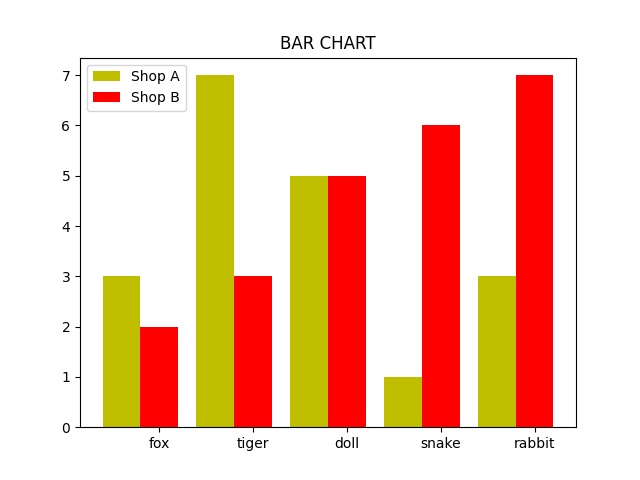
#> input picture python/i542/out_img.jpg, 640 x 480 px
$ python water_effect.py -i ../i542/out_img.jpg
#> lines starting #> are read from the running program, lines starting #| are printed output that depends on the picture
#coding:utf-8
# 为图片添加水波纹效果，通过A，B来微调水波纹的效果，目前发现算法会改变原图的尺寸，但尚不知原因
# e.g, python water_effect.py -i f1.jpg -o f2.jpg -c 3 -w 4

import numpy as np
from skimage import img_as_float  # need to install first by 'pip install scikit-image'
import matplotlib.pyplot as plt
from PIL import Image
from skimage import io
import numpy.matlib
import argparse
import random

parser = argparse.ArgumentParser(description='image for argparse')
parser.add_argument('--input', '-i', help='file_input 输入文件属性，必要参数', required=True)
parser.add_argument('--out', '-o',  help='file_out 输出文件属性，非必要参数', default='out_img.jpg')
parser.add_argument('--clear', '-c', help='img_clear 属性，非必要参数，但是有默认值', default=2.0)
parser.add_argument('--width', '-w', help='mark_width 属性，非必要参数，但是有默认值', default=3.0)
args = parser.parse_args()

in_file_name = args.input
out_file_name = args.out

img=io.imread(in_file_name)
#> img is the input picture: shape (480, 640, 3); mean R, G, B 244, 208.1, 185.6
img = img_as_float(img)

row, col, channel = img.shape
#> row = 480; col = 640; channel = 3
img_out = img * 1.0
A = float(args.clear)  #值越小 越接近原图
B = float(args.width)  #值越小 水波纹越宽

center_x = (col-1)/2.0
#> center_x = 319.5
center_y = (row-1)/2.0
#> center_y = 239.5

xx = np.arange (col)
#> xx = 640 values from 0 to 639
yy = np.arange (row)
#> yy = 480 values from 0 to 479

x_mask = numpy.matlib.repmat (xx, row, 1)
y_mask = numpy.matlib.repmat (yy, col, 1)
y_mask = np.transpose(y_mask)

xx_dif = x_mask - center_x
yy_dif = center_y - y_mask

theta = np.arctan2(yy_dif,  xx_dif)
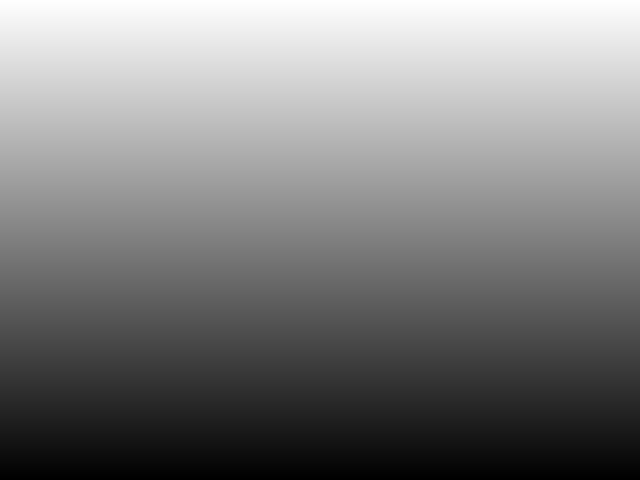
#> yy_dif: shape (480, 640) float64; min -239.5, max 239.5, mean 0; drawn with min black and max white
r = np.sqrt(xx_dif * xx_dif + yy_dif * yy_dif)
r1 = r + A*col*0.01*np.sin(B*0.1*r)

x_new = r1 * np.cos(theta) + center_x
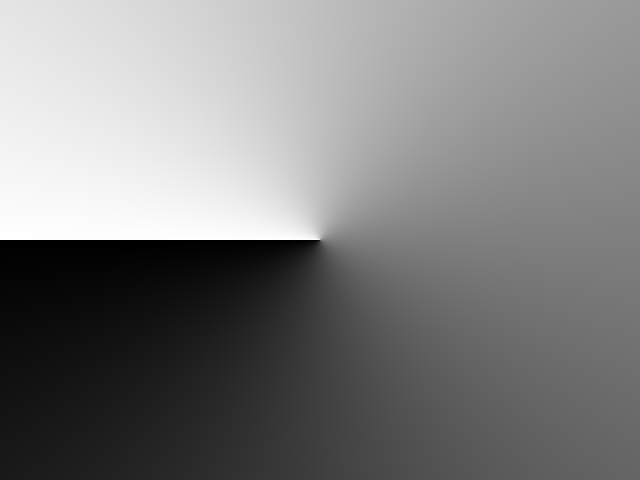
#> theta: shape (480, 640) float64; min -3.14, max 3.14, mean 1.13e-16; drawn with min black and max white
y_new = center_y - r1 * np.sin(theta)

int_x = np.floor (x_new)
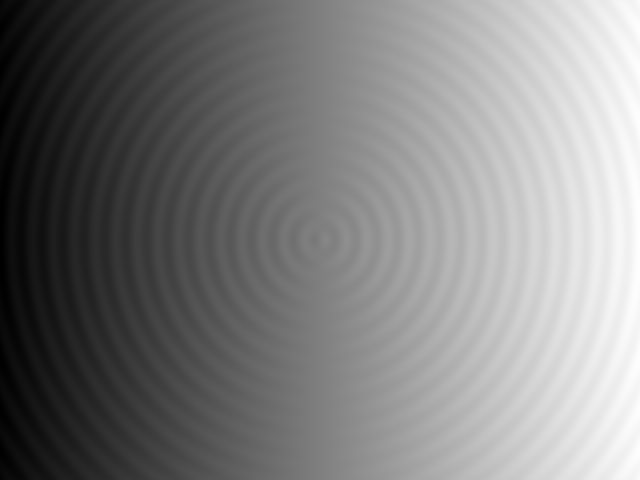
#> x_new: shape (480, 640) float64; min -12.79, max 651.8, mean 319.5; drawn with min black and max white
int_x = int_x.astype(int)
int_y = np.floor (y_new)
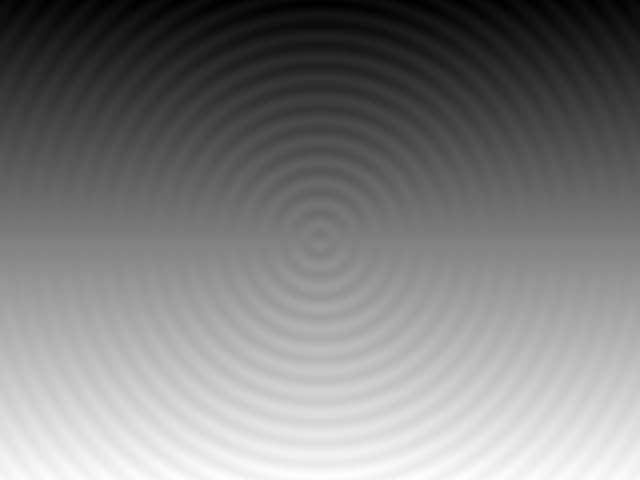
#> y_new: shape (480, 640) float64; min -11.94, max 490.9, mean 239.5; drawn with min black and max white
int_y = int_y.astype(int)

for ii in range(row):
    for jj in range (col):
        new_xx = int_x [ii, jj]
        new_yy = int_y [ii, jj]

        if x_new [ii, jj] < 0 or x_new [ii, jj] > col -1 :
            continue
        if y_new [ii, jj] < 0 or y_new [ii, jj] > row -1 :
            continue

        img_out[ii, jj, :] = img[new_yy, new_xx, :]
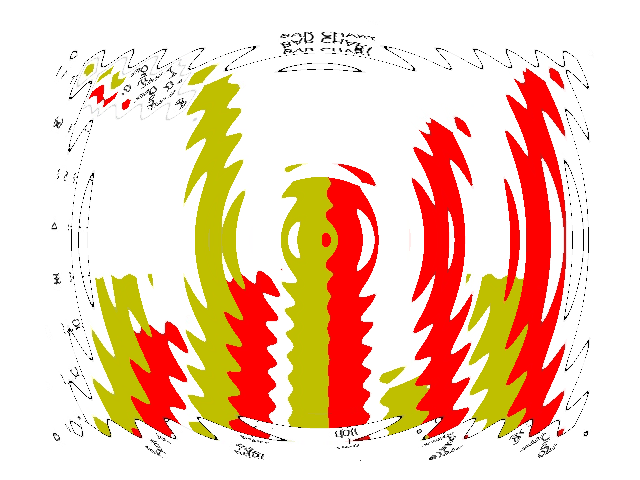
#> img_out: shape (480, 640, 3) float64; mean R, G, B 0.957, 0.816, 0.727

# Jeremyjia 恢复原图尺寸，相当于加了一个随机颜色的边框
plt.figure(figsize=(col/100.0, row/100.0),facecolor=random.choice(['g', 'r', 'c', 'm', 'y', 'k']))
plt.imshow (img_out)
plt.axis('off')
plt.savefig(out_file_name)

# plt.show()
